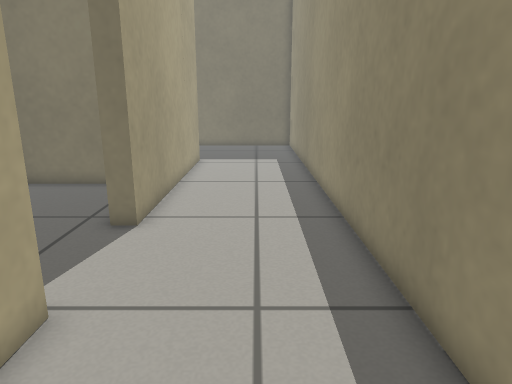
View 1 (above)

17 first-person views from a walk through a Gazebo world. The camera is 0.68 m above the floor, tilts 14° down and sees 70° across. The floor is counted in squares, 0.2 m on a side. Each view is taken from the middle of a square. On the plan, view 1 faces up. The plan holds only what a view shows up to about 20 squares ahead; the rest is blank.

View 2
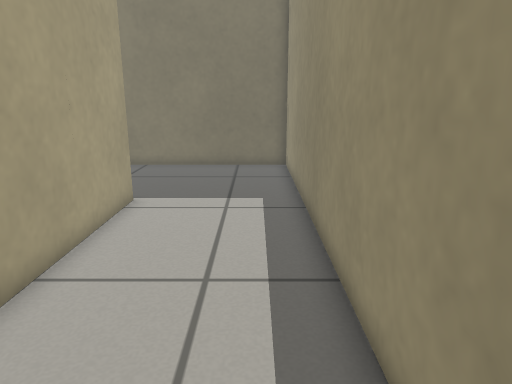

View 3
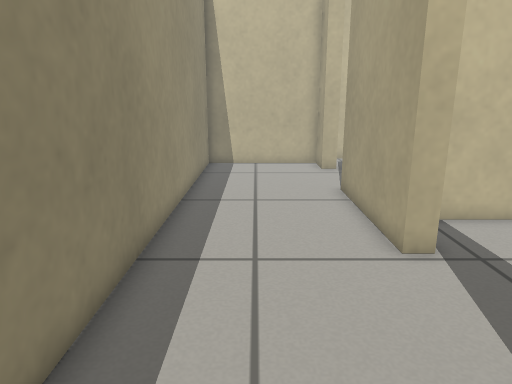

View 4
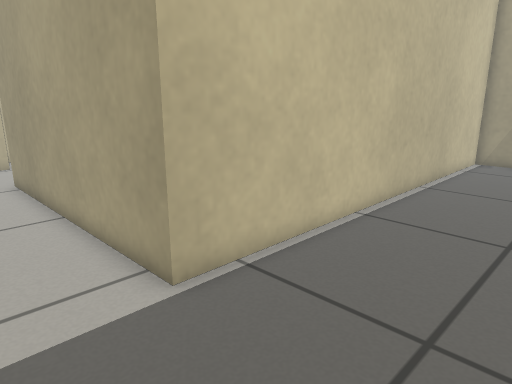

View 5
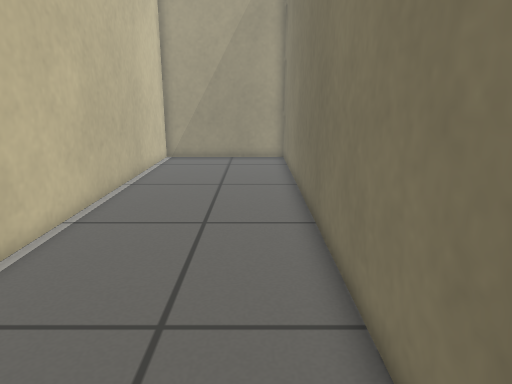

View 6
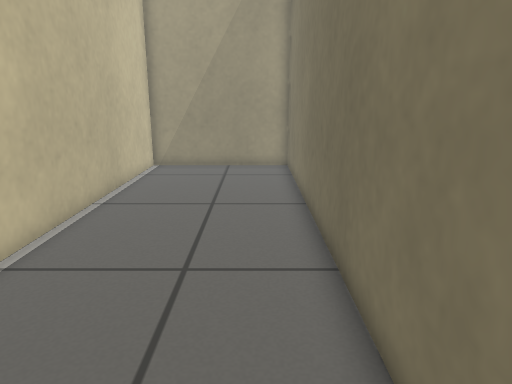

View 7
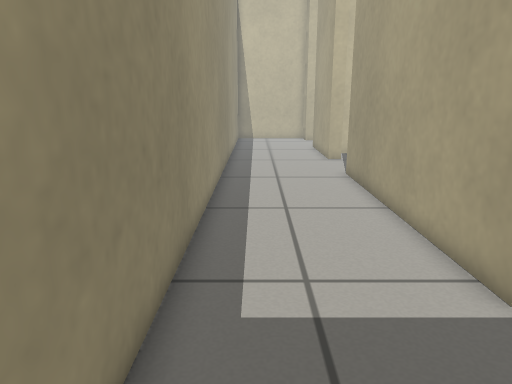

View 8
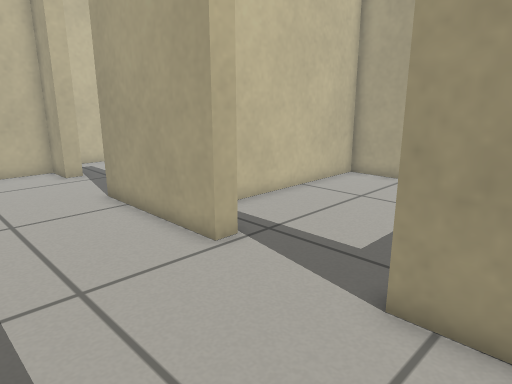

View 9
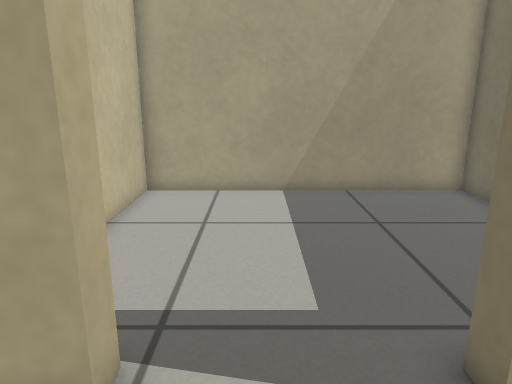

View 10
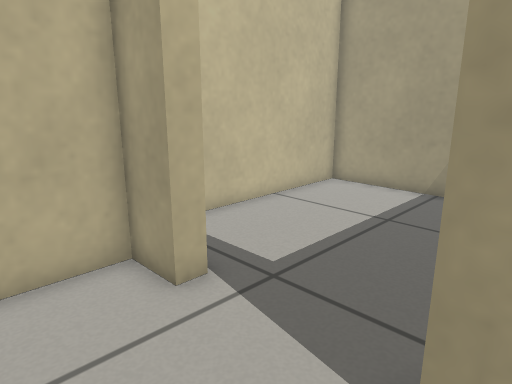

View 11
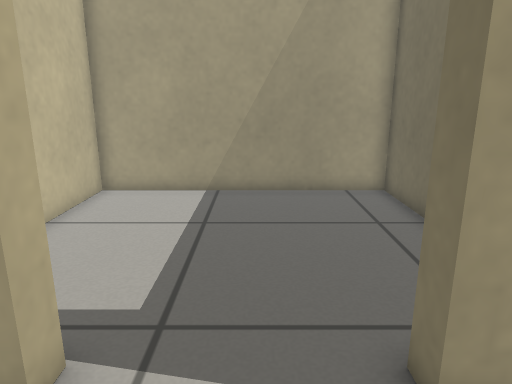

View 12
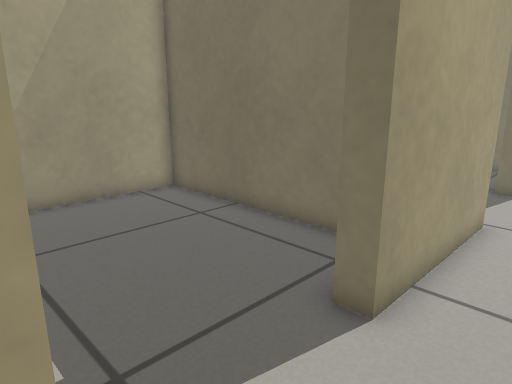

View 13
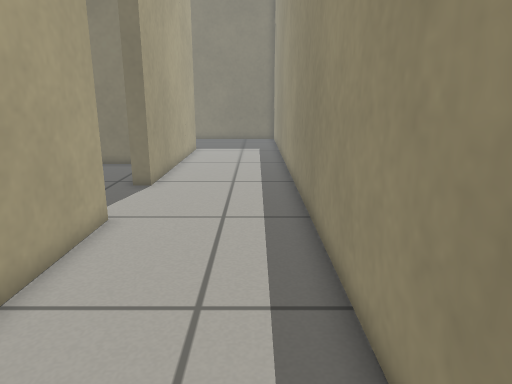

View 14
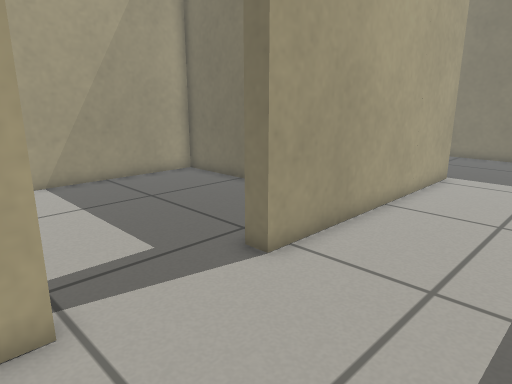

View 15
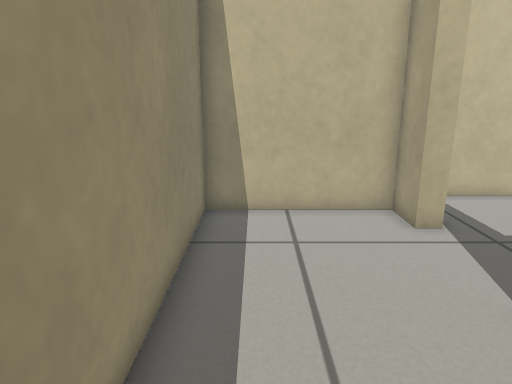

View 16
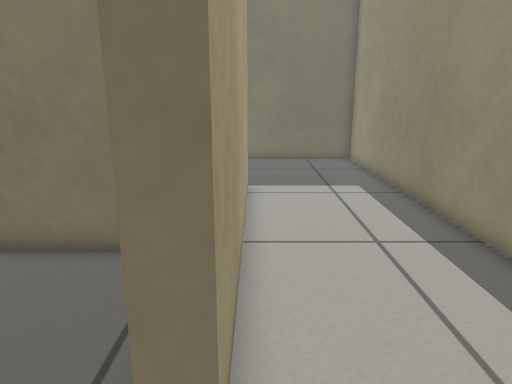

View 17
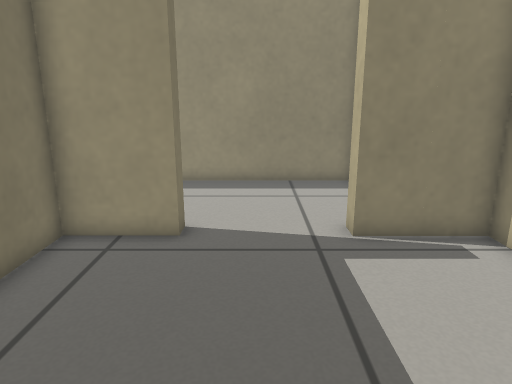

### Floor plan
Points are (right, up) in squares from view 1. A wall is a line through its corners. A room is listed if a view was taken in it or the views show most of it. See-through windows are left out.
Room 1 (views 1, 2, 3, 4, 5, 6, 7, 8, 9, 10, 11, 12, 13, 14, 15, 16)
walls: (-3.3, 5.2) (-3.3, -1); (-3.3, -5.5) (-3.3, -7.2) (2.6, -7.2) (2.6, 28.7) (-22.6, 28.7) (-22.6, 21.5) (-3.3, 21.5) (-3.3, 9.7)
ways out: opening at (-4, -3.5) to room 2; opening at (-4, 7.5) to room 3
Room 2 (view 17)
walls: (-3.3, -1) (-4.1, -1) (-4.1, 2) (-13.9, 2) (-13.9, -9) (-4.1, -9) (-4.1, -5.5) (-3.3, -5.5)
ways out: opening at (-4, -3.5) to room 1
Room 3 (no view inside)
walls: (-3.3, 9.7) (-4.1, 9.7); (-4.1, 5.2) (-3.3, 5.2); (-5, 15) (-13.9, 15) (-13.9, 2.8) (-4.5, 2.8)
ways out: opening at (-4, 7.5) to room 1

Where each view was taken, in squares from view 1:
view 1: 0 up, 0 right, facing up
view 2: 9 up, 1 right, facing up
view 3: 13 up, 0 right, facing down
view 4: 27 up, 0 right, facing down-left
view 5: 27 up, 0 right, facing left
view 6: 27 up, 3 left, facing left
view 7: 27 up, 1 right, facing down
view 8: 12 up, 2 right, facing down-left
view 9: 7 up, 0 right, facing left
view 10: 0 up, 0 right, facing down-left
view 11: 3 down, 0 right, facing left
view 12: 6 down, 1 left, facing up-left
view 13: 5 down, 1 right, facing up
view 14: 4 up, 2 right, facing up-left
view 15: 4 up, 1 right, facing down
view 16: 7 up, 3 left, facing up
view 17: 3 down, 13 left, facing right
